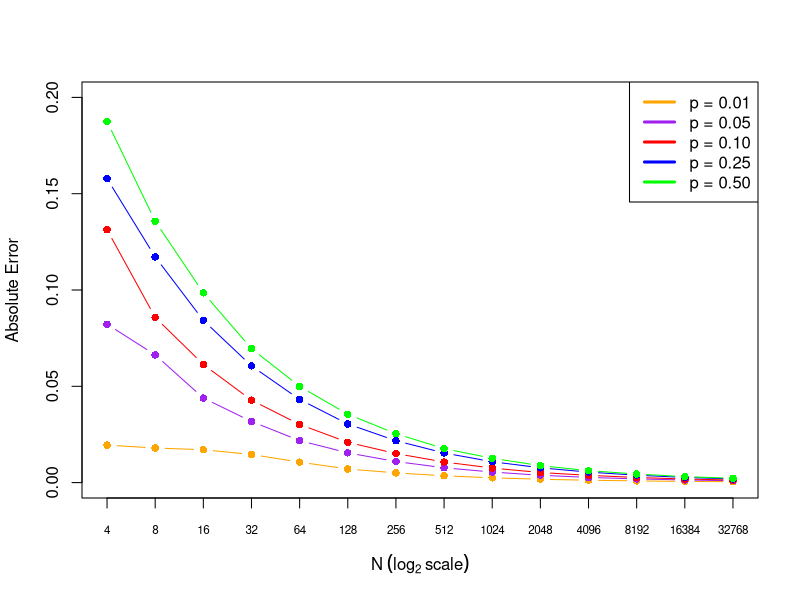
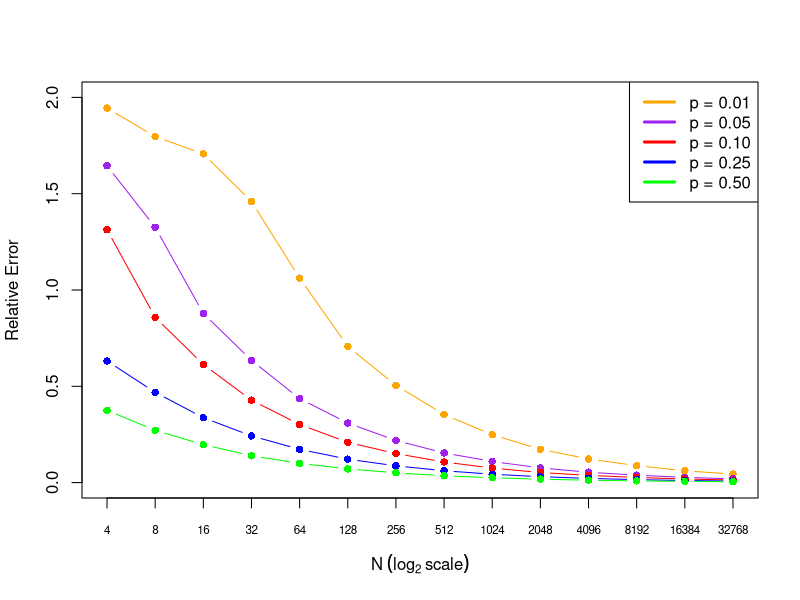
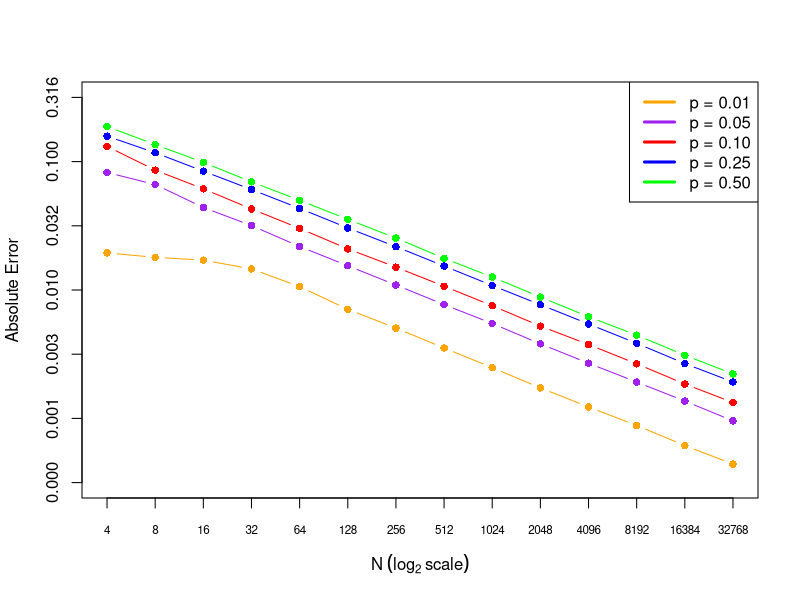
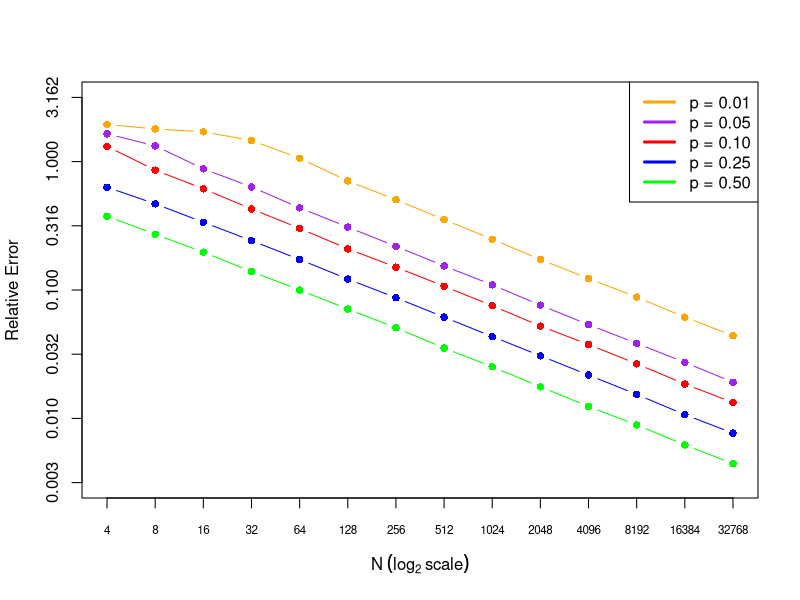

Write the R code that produced these figures, in order.
## ---- chunk 1
n <- 2^c(2:15)
p <- c(0.01, 0.05, 0.1, 0.25, 0.5)
abs_error = matrix(NA,nrow=length(p),ncol=length(n))
rel_error = matrix(NA,nrow=length(p),ncol=length(n))

for(i in 1:length(n)){
  for(j in 1:length(p)){
  phat <- rbinom(10000,n[i],p[j])/n[i]
  abs_error[j,i] <- mean(abs(phat-p[j]))
  rel_error[j,i] <- mean(abs(phat-p[j])/p[j])
}
}
## ---- chunk 2
plot(x=log2(n), y=abs_error[1,], xaxt='n', type="b", col="orange", pch = 16,
     ylab="Absolute Error", xlab = parse(text = "N~(log[2]~scale)"),
     ylim = c(0,0.2))
axis(1, at= log2(n),labels=n, cex.axis = 0.7)
lines(x=log2(n), y= abs_error[2,], col="purple",type="b", pch = 16)
lines(x=log2(n), y= abs_error[3,], col="red",type="b", pch = 16)
lines(x=log2(n), y= abs_error[4,], col="blue",type="b", pch = 16)
lines(x=log2(n), y= abs_error[5,], col="green",type="b", pch = 16)
legend(x = "topright", legend = c("p = 0.01","p = 0.05","p = 0.10","p = 0.25","p = 0.50"), col=c("orange", "purple", "red", "blue", "green"), lwd=3)

## ---- chunk 3
plot(x=log2(n), y=rel_error[1,], xaxt='n', type="b", col="orange", pch = 16,
     ylab="Relative Error", xlab = parse(text = "N~(log[2]~scale)"),
     ylim = c(0,2))
axis(1, at= log2(n),labels=n, cex.axis = 0.7)
lines(x=log2(n), y= rel_error[2,], col="purple",type="b", pch = 16)
lines(x=log2(n), y= rel_error[3,], col="red",type="b", pch = 16)
lines(x=log2(n), y= rel_error[4,], col="blue",type="b", pch = 16)
lines(x=log2(n), y= rel_error[5,], col="green",type="b", pch = 16)
legend(x = "topright", legend = c("p = 0.01","p = 0.05","p = 0.10","p = 0.25","p = 0.50"), col=c("orange", "purple", "red", "blue", "green"), lwd=3)
## ---- chunk 4

plot(x=log2(n), y=log10(abs_error[1,]), xaxt='n', yaxt="n", type="b", col="orange", pch = 16,
     ylab="Absolute Error", xlab = parse(text = "N~(log[2]~scale)"),
     ylim = c(-3.5,-.5))
axis(1, at= log2(n),labels=n, cex.axis = 0.7)
axis(2, at= axTicks(2), labels = sprintf("%4.3f", 10^axTicks(2)))
lines(x=log2(n), y= log10(abs_error[2,]), col="purple",type="b", pch = 16)
lines(x=log2(n), y= log10(abs_error[3,]), col="red",type="b", pch = 16)
lines(x=log2(n), y= log10(abs_error[4,]), col="blue",type="b", pch = 16)
lines(x=log2(n), y= log10(abs_error[5,]), col="green",type="b", pch = 16)
legend(x = "topright", legend = c("p = 0.01","p = 0.05","p = 0.10","p = 0.25","p = 0.50"), col=c("orange", "purple", "red", "blue", "green"), lwd=3)


plot(x=log2(n), y=log10(rel_error[1,]), xaxt='n', yaxt="n", type="b", col="orange", pch = 16,
     ylab="Relative Error", xlab = parse(text = "N~(log[2]~scale)"),
     ylim = c(-2.5,0.5))
axis(1, at= log2(n),labels=n, cex.axis = 0.7)
axis(2, at= axTicks(2), labels = sprintf("%4.3f", 10^axTicks(2)))
lines(x=log2(n), y= log10(rel_error[2,]), col="purple",type="b", pch = 16)
lines(x=log2(n), y= log10(rel_error[3,]), col="red",type="b", pch = 16)
lines(x=log2(n), y= log10(rel_error[4,]), col="blue",type="b", pch = 16)
lines(x=log2(n), y= log10(rel_error[5,]), col="green",type="b", pch = 16)
legend(x = "topright", legend = c("p = 0.01","p = 0.05","p = 0.10","p = 0.25","p = 0.50"), col=c("orange", "purple", "red", "blue", "green"), lwd=3)

